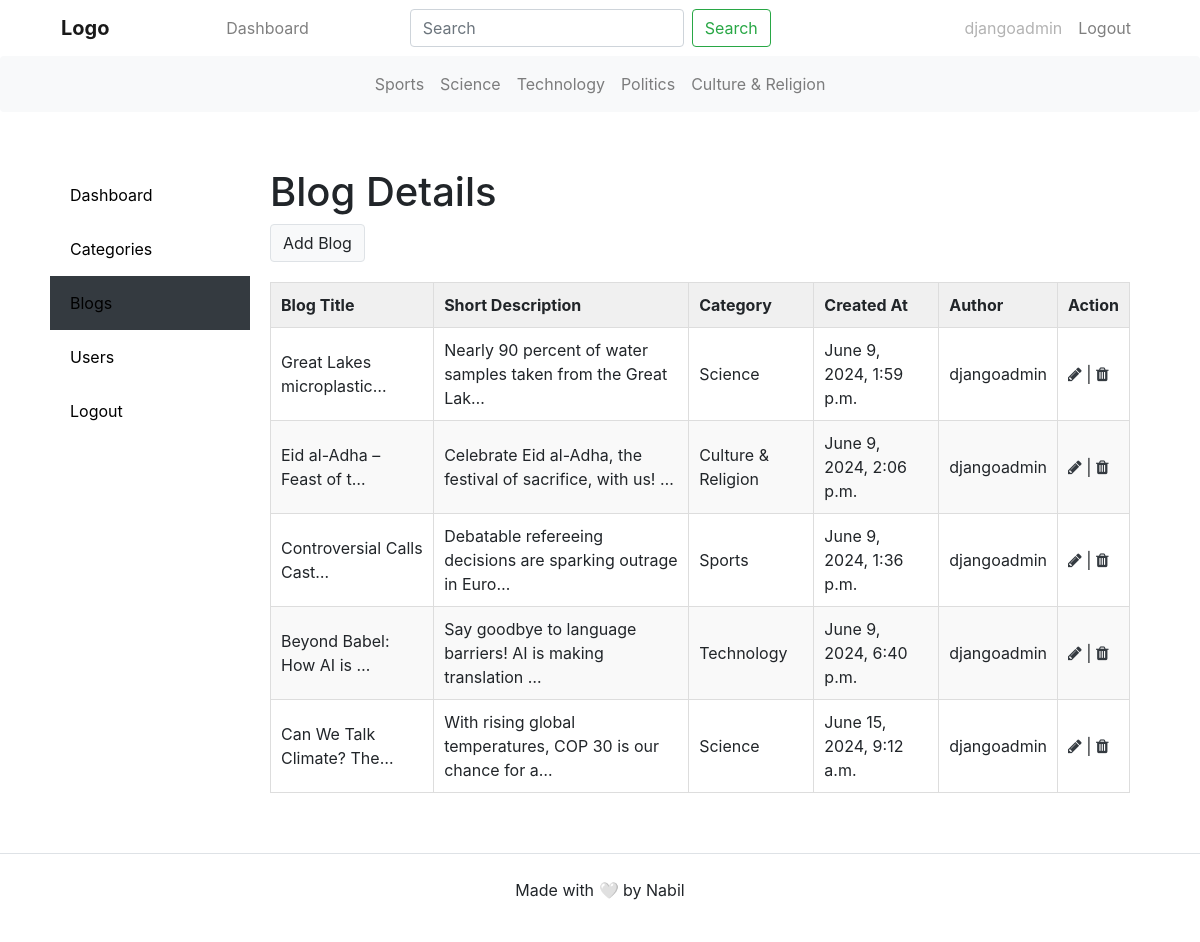
The page /dashboard/blogs/ (signed in) on the database its author committed.
### category/models.py (models this page shows)
class Category(models.Model):
    category = models.CharField(max_length=200, unique=True)
    created_at = models.DateTimeField(auto_now=True)
    updated_at = models.DateTimeField(auto_now_add=True)
    def __str__(self):
        return self.category
    class Meta:
        verbose_name_plural = 'categories'

### blog_app/models.py (models this page shows, shortened)
class Blog(models.Model):
    blog_title = models.CharField(max_length=200, unique=True)
    blog_slug = models.SlugField(max_length=250, unique=True, default='')
    category = models.ForeignKey(Category, on_delete=models.CASCADE)
    featured_image = models.ImageField(upload_to='images/blog/')
    short_description = models.TextField()
    description = models.TextField()
    author = models.ForeignKey(User, on_delete=models.CASCADE)
    is_featured = models.BooleanField(default=False)
    created_at = models.DateTimeField(auto_now=True)
    updated_at = models.DateTimeField(auto_now_add=True)

### dashboard/views.py (the view)
# urls.py: path('blogs/', views.blogs, name='blogs'),
@login_required(login_url='login_view')
def blogs(request):
    blogs = Blog.objects.all()
    context = {'blogs':blogs,}
    return render(request, 'dashboard/blogs.html', context)

### category/context_processors.py (called while the page is built)
def get_category(request):
    categories = Category.objects.all()
    context = {
        'categories':categories,
    }
    return context

### templates/dashboard/blogs.html (shortened to what this page needs)
{% extends 'base.html' %}
{% load static %}
{% block styles %}
  {{ block.super }}
  <link rel="stylesheet" href="{% static 'css/blogs.css' %}">
{% endblock %}
{% block body %}
<div class="container dashboard-outer-container">
  <div class="dashboard-container">
    {% include 'dashboard/sidebar.html' %}
    <main class="dashboard-main-content">
      <section id="dashboard">
        <h1>Blog Details</h1>
        <div class="add-button">
          <a href="{% url 'add_blog' %}" class="btn bg-light border">Add Blog</a>
        </div>
        <table class="dashboard-table">
          <thead>
            <tr>
              <th>Blog Title</th>
              <th>Short Description</th>
              <th>Category</th>
              <th>Created At</th>
              <th>Author</th>
              <th>Action</th>
            </tr>
          </thead>
          <tbody>
            {% for blog in blogs %}
            <tr>
              <td>{{ blog.blog_title | truncatechars:25 }}</td>
              <td>{{ blog.short_description | truncatechars:60 }}</td>
              <td>{{ blog.category }}</td>
              <td>{{ blog.created_at }}</td>
              <td>{{ blog.author }}</td>
              <td>
                <a class="text-dark" href="{% url 'edit_blog' blog.id %}">
                  <i class="fa fa-pencil"></i>
                </a> |
                <a class="text-dark" href="{% url 'delete_blog' blog.id %}">
                  <i class="fa fa-trash"></i>
                </a>
              </td>
            </tr>
            {% endfor %}
          </tbody>
        </table>
      </section>
    </main>
  </div>
</div>
{% endblock %}

### templates/base.html (shortened to what this page needs)
{% load static %}
<!DOCTYPE html>
<html lang="en">
<head>
  <link rel="stylesheet" href="https://cdnjs.cloudflare.com/ajax/libs/font-awesome/4.7.0/css/font-awesome.min.css">
  <link href="https://stackpath.bootstrapcdn.com/bootstrap/4.5.2/css/bootstrap.min.css" rel="stylesheet">
  {% block styles %}
  <link href="{% static 'css/base.css' %}" rel="stylesheet">
  {% endblock %}
</head>
<body>
<div class="container">
  <nav class="navbar navbar-expand-lg navbar-light">
    <a class="navbar-brand" href="{% url 'home' %}">Logo</a>
    <div class="collapse navbar-collapse" id="navbarNav">
      <ul class="navbar-nav">
        {% if user.is_authenticated %}
        <li class="nav-item">
          <a class="nav-link" href="{% url 'dashboard' %}">Dashboard</a>
        </li>
        {% endif %}
      </ul>
      <form onsubmit="return validateForm();" action="{% url 'search' %}" method="GET" class="form-inline my-2 my-lg-0 navbar-search">
        <input name="search_keyword" id="search_keyword" class="form-control mr-sm-2" type="search" placeholder="Search" aria-label="Search">
        <button id="submit_button_search" class="btn btn-outline-success my-2 my-sm-0" type="submit">Search</button>
      </form>
      <ul class="navbar-nav ml-auto">
        {% if not user.is_authenticated %}
        <li class="nav-item">
          <a class="nav-link" href="{% url 'register' %}">Register</a>
        </li>
        <li class="nav-item">
          <a class="nav-link" href="{% url 'login_view' %}">Login</a>
        </li>
        {% else %}
        <li class="nav-item">
          <a class="nav-link disabled" href="">{{ user.username }}</a>
        </li>
        <li class="nav-item">
          <a class="nav-link" href="{% url 'logout_view' %}">Logout</a>
        </li>
        {% endif %}
      </ul>
    </div>
  </nav>
</div>
<nav class="navbar navbar-expand-lg navbar-light bg-light rounded mb-3">
  <div class="collapse navbar-collapse" id="navbarCategories">
    <ul class="navbar-nav mr-auto">
      {% for cat in categories %}
      <li class="nav-item">
        <a class="nav-link" href="{% url 'category_blog' cat.id %}">{{ cat.category }}</a>
      </li>
      {% endfor %}
    </ul>
  </div>
</nav>
{% block body %}{% endblock %}
<footer>
  <div class="p-4 text-center border-top">
    <p>Made with 🤍 by Nabil</p>
  </div>
</footer>
</body>
</html>

### static/css/base.css (style rules this page uses)
.navbar-brand { font-weight: bold; }
.navbar-nav { margin-left: auto; }
.navbar-search { margin-left: auto; margin-right: auto; }

### static/css/blogs.css (style rules this page uses)
.dashboard-outer-container { display: flex; justify-content: center; align-items: center; height: 100%; padding: 20px; }
.dashboard-container { display: flex; width: 100%; max-width: 1200px; overflow: hidden; }
.dashboard-main-content { flex-grow: 1; padding: 20px; overflow-y: auto; }
.dashboard-main-content section { margin-bottom: 20px; }
.dashboard-table { width: 100%; border-collapse: collapse; margin-top: 20px; }
.dashboard-table th, .dashboard-table td { padding: 10px; border: 1px solid #ddd; text-align: left; }
.dashboard-table th { background-color: #f0f0f0; font-weight: bold; }
.dashboard-table tbody tr:nth-child(even) { background-color: #f9f9f9; }

### rows shown on the page
Category: category "Sports"
Category: category "Science"
Category: category "Technology"
Category: category "Politics"
Category: category "Culture & Religion"
Blog: blog_title "Great Lakes microplastic…", short_description "Nearly 90 percent of water samples taken from the Great Lak…", category "Science", created_at "June 9, 2024, 1:59 p.m.", author "djangoadmin"
Blog: blog_title "Eid al-Adha – Feast of t…", short_description "Celebrate Eid al-Adha, the festival of sacrifice, with us! …", category "Culture & Religion", created_at "June 9, 2024, 2:06 p.m.", author "djangoadmin"
Blog: blog_title "Controversial Calls Cast…", short_description "Debatable refereeing decisions are sparking outrage in Euro…", category "Sports", created_at "June 9, 2024, 1:36 p.m.", author "djangoadmin"
Blog: blog_title "Beyond Babel: How AI is …", short_description "Say goodbye to language barriers! AI is making translation …", category "Technology", created_at "June 9, 2024, 6:40 p.m.", author "djangoadmin"
Blog: blog_title "Can We Talk Climate? The…", short_description "With rising global temperatures, COP 30 is our chance for a…", category "Science", created_at "June 15, 2024, 9:12 a.m.", author "djangoadmin"

### other values the page prints
{{ user.username }} "djangoadmin"
